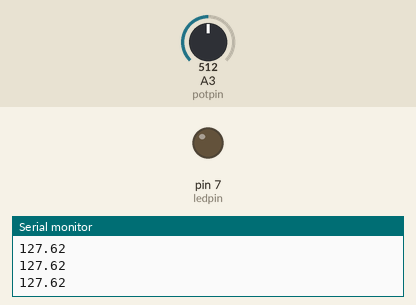
Recording of a sketch running on a simulated Arduino Uno, built with avr-gcc and run on an emulated ATmega328P. On the bench: output pins drawn as LEDs (lit = HIGH), the last lines printed to the serial monitor. The inputs (shaded band) are chosen by the test bench; at power-on: A3 (potpin) = 512.

Above: at 1.2 s.
1.3 s: A3 (potpin) set to 524
At 2.5 s:
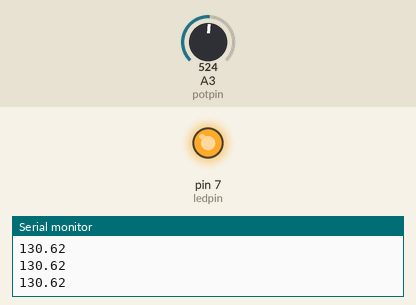
2.8 s: A3 (potpin) set to 511
At 3.8 s:
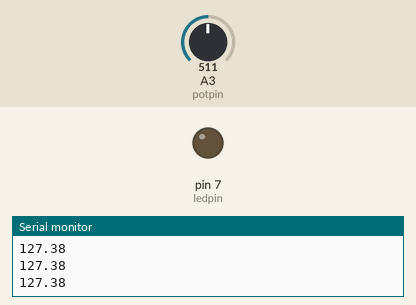
4.3 s: A3 (potpin) set to 716
At 4.8 s:
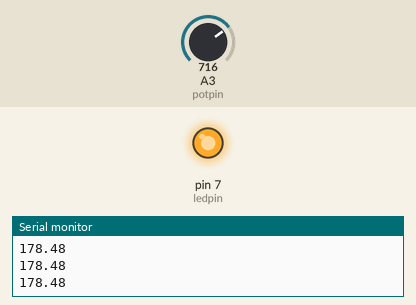
Timing chart, 0 to 7.3 s (numbered marks = the images above; inputs shaded):
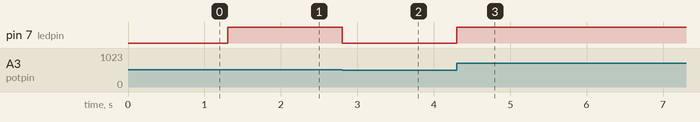

Measured:
- the behaviour switches between 513 and 514 on A3 (potpin) (found by bisection; images 0 and 1)
- after the input at 1.3 s, pin 7 (ledpin): LOW → HIGH at once
- after the input at 2.8 s, pin 7 (ledpin): HIGH → LOW at once
- after the input at 4.3 s, pin 7 (ledpin): LOW → HIGH at once

The sketch:

code.ino
```cpp
int ledpin = 7;
int potpin = A3;
int delayT = 500;
int potVal;
float ledval;
void setup()
{
  pinMode(ledpin, OUTPUT);
  pinMode(potpin, INPUT);
  Serial.begin(9600);
}

void loop()
{
  potVal = analogRead(potpin);
  ledval = (255./1023.)*potVal;
  analogWrite(ledpin, ledval);
  Serial.println(ledval);
}
```
